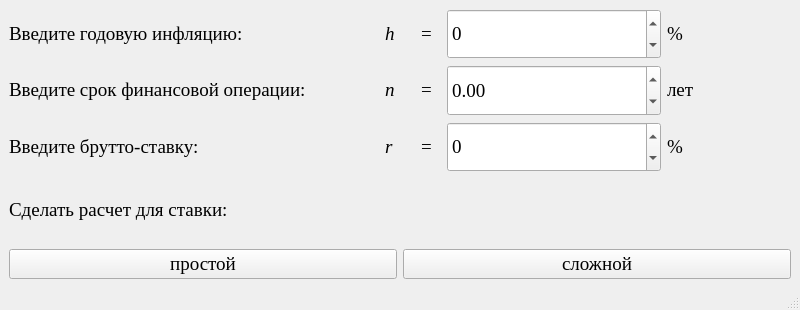
<?xml version="1.0" encoding="UTF-8"?>
<ui version="4.0">
 <class>MainWindow</class>
 <widget class="QMainWindow" name="MainWindow">
  <property name="geometry">
   <rect>
    <x>0</x>
    <y>0</y>
    <width>800</width>
    <height>310</height>
   </rect>
  </property>
  <property name="minimumSize">
   <size>
    <width>800</width>
    <height>310</height>
   </size>
  </property>
  <property name="maximumSize">
   <size>
    <width>800</width>
    <height>350</height>
   </size>
  </property>
  <property name="windowTitle">
   <string>Расчет реальной доходности финансовой операции с учетом инфляции</string>
  </property>
  <widget class="QWidget" name="centralwidget">
   <layout class="QGridLayout" name="gridLayout" rowstretch="1,1,1,2">
    <item row="0" column="0">
     <layout class="QGridLayout" name="gridLayout_13">
      <item row="0" column="2">
       <widget class="QLabel" name="label_56">
        <property name="minimumSize">
         <size>
          <width>20</width>
          <height>0</height>
         </size>
        </property>
        <property name="maximumSize">
         <size>
          <width>20</width>
          <height>16777215</height>
         </size>
        </property>
        <property name="font">
         <font>
          <family>Times New Roman</family>
          <pointsize>14</pointsize>
         </font>
        </property>
        <property name="text">
         <string>&lt;html&gt;&lt;head/&gt;&lt;body&gt;&lt;p&gt;=&lt;/p&gt;&lt;/body&gt;&lt;/html&gt;</string>
        </property>
       </widget>
      </item>
      <item row="0" column="0">
       <widget class="QLabel" name="label_54">
        <property name="minimumSize">
         <size>
          <width>370</width>
          <height>35</height>
         </size>
        </property>
        <property name="font">
         <font>
          <family>Times New Roman</family>
          <pointsize>14</pointsize>
         </font>
        </property>
        <property name="text">
         <string>&lt;html&gt;&lt;head/&gt;&lt;body&gt;&lt;p&gt;Введите годовую инфляцию:&lt;/p&gt;&lt;/body&gt;&lt;/html&gt;</string>
        </property>
       </widget>
      </item>
      <item row="0" column="4">
       <widget class="QLabel" name="label_57">
        <property name="minimumSize">
         <size>
          <width>50</width>
          <height>0</height>
         </size>
        </property>
        <property name="maximumSize">
         <size>
          <width>50</width>
          <height>16777215</height>
         </size>
        </property>
        <property name="font">
         <font>
          <family>Times New Roman</family>
          <pointsize>14</pointsize>
         </font>
        </property>
        <property name="text">
         <string>&lt;html&gt;&lt;head/&gt;&lt;body&gt;&lt;p&gt;%&lt;/p&gt;&lt;/body&gt;&lt;/html&gt;</string>
        </property>
       </widget>
      </item>
      <item row="0" column="5">
       <widget class="QLabel" name="label_58">
        <property name="text">
         <string/>
        </property>
       </widget>
      </item>
      <item row="0" column="3">
       <widget class="QDoubleSpinBox" name="doubleSpinBox_11">
        <property name="minimumSize">
         <size>
          <width>214</width>
          <height>25</height>
         </size>
        </property>
        <property name="maximumSize">
         <size>
          <width>16777215</width>
          <height>220</height>
         </size>
        </property>
        <property name="font">
         <font>
          <family>Times New Roman</family>
          <pointsize>14</pointsize>
         </font>
        </property>
        <property name="decimals">
         <number>0</number>
        </property>
        <property name="minimum">
         <double>-16777215.000000000000000</double>
        </property>
        <property name="maximum">
         <double>16777215.000000000000000</double>
        </property>
        <property name="singleStep">
         <double>1.000000000000000</double>
        </property>
       </widget>
      </item>
      <item row="0" column="1">
       <widget class="QLabel" name="label_55">
        <property name="minimumSize">
         <size>
          <width>30</width>
          <height>0</height>
         </size>
        </property>
        <property name="maximumSize">
         <size>
          <width>30</width>
          <height>16777215</height>
         </size>
        </property>
        <property name="font">
         <font>
          <family>Times New Roman</family>
          <pointsize>14</pointsize>
          <italic>true</italic>
         </font>
        </property>
        <property name="text">
         <string>&lt;html&gt;&lt;head/&gt;&lt;body&gt;&lt;p&gt;h&lt;/p&gt;&lt;/body&gt;&lt;/html&gt;</string>
        </property>
       </widget>
      </item>
     </layout>
    </item>
    <item row="1" column="0">
     <layout class="QGridLayout" name="gridLayout_12">
      <item row="0" column="0">
       <widget class="QLabel" name="label_49">
        <property name="minimumSize">
         <size>
          <width>370</width>
          <height>35</height>
         </size>
        </property>
        <property name="font">
         <font>
          <family>Times New Roman</family>
          <pointsize>14</pointsize>
         </font>
        </property>
        <property name="text">
         <string>&lt;html&gt;&lt;head/&gt;&lt;body&gt;&lt;p&gt;Введите срок финансовой операции:&lt;/p&gt;&lt;/body&gt;&lt;/html&gt;</string>
        </property>
       </widget>
      </item>
      <item row="0" column="1">
       <widget class="QLabel" name="label_50">
        <property name="minimumSize">
         <size>
          <width>30</width>
          <height>0</height>
         </size>
        </property>
        <property name="maximumSize">
         <size>
          <width>30</width>
          <height>16777215</height>
         </size>
        </property>
        <property name="font">
         <font>
          <family>Times New Roman</family>
          <pointsize>14</pointsize>
          <italic>true</italic>
         </font>
        </property>
        <property name="text">
         <string>&lt;html&gt;&lt;head/&gt;&lt;body&gt;&lt;p&gt;n&lt;/p&gt;&lt;/body&gt;&lt;/html&gt;</string>
        </property>
       </widget>
      </item>
      <item row="0" column="2">
       <widget class="QLabel" name="label_51">
        <property name="minimumSize">
         <size>
          <width>20</width>
          <height>0</height>
         </size>
        </property>
        <property name="maximumSize">
         <size>
          <width>20</width>
          <height>16777215</height>
         </size>
        </property>
        <property name="font">
         <font>
          <family>Times New Roman</family>
          <pointsize>14</pointsize>
         </font>
        </property>
        <property name="text">
         <string>&lt;html&gt;&lt;head/&gt;&lt;body&gt;&lt;p&gt;=&lt;/p&gt;&lt;/body&gt;&lt;/html&gt;</string>
        </property>
       </widget>
      </item>
      <item row="0" column="3">
       <widget class="QDoubleSpinBox" name="doubleSpinBox_10">
        <property name="minimumSize">
         <size>
          <width>214</width>
          <height>25</height>
         </size>
        </property>
        <property name="maximumSize">
         <size>
          <width>16777215</width>
          <height>220</height>
         </size>
        </property>
        <property name="font">
         <font>
          <family>Times New Roman</family>
          <pointsize>14</pointsize>
         </font>
        </property>
        <property name="decimals">
         <number>2</number>
        </property>
        <property name="minimum">
         <double>-16777215.000000000000000</double>
        </property>
        <property name="maximum">
         <double>16777215.000000000000000</double>
        </property>
        <property name="singleStep">
         <double>0.010000000000000</double>
        </property>
       </widget>
      </item>
      <item row="0" column="4">
       <widget class="QLabel" name="label_52">
        <property name="minimumSize">
         <size>
          <width>50</width>
          <height>0</height>
         </size>
        </property>
        <property name="maximumSize">
         <size>
          <width>50</width>
          <height>16777215</height>
         </size>
        </property>
        <property name="font">
         <font>
          <family>Times New Roman</family>
          <pointsize>14</pointsize>
         </font>
        </property>
        <property name="text">
         <string>&lt;html&gt;&lt;head/&gt;&lt;body&gt;&lt;p&gt;лет&lt;/p&gt;&lt;/body&gt;&lt;/html&gt;</string>
        </property>
       </widget>
      </item>
      <item row="0" column="5">
       <widget class="QLabel" name="label_53">
        <property name="text">
         <string/>
        </property>
       </widget>
      </item>
     </layout>
    </item>
    <item row="2" column="0">
     <layout class="QGridLayout" name="gridLayout_10">
      <item row="0" column="0">
       <widget class="QLabel" name="label_39">
        <property name="minimumSize">
         <size>
          <width>370</width>
          <height>35</height>
         </size>
        </property>
        <property name="font">
         <font>
          <family>Times New Roman</family>
          <pointsize>14</pointsize>
         </font>
        </property>
        <property name="text">
         <string>&lt;html&gt;&lt;head/&gt;&lt;body&gt;&lt;p&gt;Введите брутто-ставку:&lt;/p&gt;&lt;/body&gt;&lt;/html&gt;</string>
        </property>
       </widget>
      </item>
      <item row="0" column="1">
       <widget class="QLabel" name="label_41">
        <property name="minimumSize">
         <size>
          <width>30</width>
          <height>0</height>
         </size>
        </property>
        <property name="maximumSize">
         <size>
          <width>30</width>
          <height>16777215</height>
         </size>
        </property>
        <property name="font">
         <font>
          <family>Times New Roman</family>
          <pointsize>14</pointsize>
          <italic>true</italic>
         </font>
        </property>
        <property name="text">
         <string>&lt;html&gt;&lt;head/&gt;&lt;body&gt;&lt;p&gt;r&lt;/p&gt;&lt;/body&gt;&lt;/html&gt;</string>
        </property>
       </widget>
      </item>
      <item row="0" column="2">
       <widget class="QLabel" name="label_42">
        <property name="minimumSize">
         <size>
          <width>20</width>
          <height>0</height>
         </size>
        </property>
        <property name="maximumSize">
         <size>
          <width>20</width>
          <height>16777215</height>
         </size>
        </property>
        <property name="font">
         <font>
          <family>Times New Roman</family>
          <pointsize>14</pointsize>
         </font>
        </property>
        <property name="text">
         <string>&lt;html&gt;&lt;head/&gt;&lt;body&gt;&lt;p&gt;=&lt;/p&gt;&lt;/body&gt;&lt;/html&gt;</string>
        </property>
       </widget>
      </item>
      <item row="0" column="3">
       <widget class="QDoubleSpinBox" name="doubleSpinBox_8">
        <property name="minimumSize">
         <size>
          <width>214</width>
          <height>25</height>
         </size>
        </property>
        <property name="maximumSize">
         <size>
          <width>16777215</width>
          <height>220</height>
         </size>
        </property>
        <property name="font">
         <font>
          <family>Times New Roman</family>
          <pointsize>14</pointsize>
         </font>
        </property>
        <property name="decimals">
         <number>0</number>
        </property>
        <property name="minimum">
         <double>-999999999.000000000000000</double>
        </property>
        <property name="maximum">
         <double>16777215.000000000000000</double>
        </property>
        <property name="singleStep">
         <double>1.000000000000000</double>
        </property>
       </widget>
      </item>
      <item row="0" column="4">
       <widget class="QLabel" name="label_43">
        <property name="minimumSize">
         <size>
          <width>50</width>
          <height>0</height>
         </size>
        </property>
        <property name="maximumSize">
         <size>
          <width>50</width>
          <height>16777215</height>
         </size>
        </property>
        <property name="font">
         <font>
          <family>Times New Roman</family>
          <pointsize>14</pointsize>
         </font>
        </property>
        <property name="text">
         <string>&lt;html&gt;&lt;head/&gt;&lt;body&gt;&lt;p&gt;%&lt;/p&gt;&lt;/body&gt;&lt;/html&gt;</string>
        </property>
       </widget>
      </item>
      <item row="0" column="5">
       <widget class="QLabel" name="label_44">
        <property name="text">
         <string/>
        </property>
       </widget>
      </item>
     </layout>
    </item>
    <item row="3" column="0">
     <layout class="QGridLayout" name="gridLayout_3" rowstretch="0,0" rowminimumheight="1,1">
      <item row="0" column="0">
       <widget class="QLabel" name="label_12">
        <property name="minimumSize">
         <size>
          <width>400</width>
          <height>35</height>
         </size>
        </property>
        <property name="font">
         <font>
          <family>Times New Roman</family>
          <pointsize>14</pointsize>
          <weight>50</weight>
          <bold>false</bold>
         </font>
        </property>
        <property name="text">
         <string>&lt;html&gt;&lt;head/&gt;&lt;body&gt;&lt;p&gt;Сделать расчет для ставки:&lt;/p&gt;&lt;/body&gt;&lt;/html&gt;</string>
        </property>
       </widget>
      </item>
      <item row="1" column="0">
       <layout class="QGridLayout" name="gridLayout_2">
        <item row="0" column="0">
         <widget class="QPushButton" name="pushButton_2">
          <property name="font">
           <font>
            <family>Times New Roman</family>
            <pointsize>14</pointsize>
           </font>
          </property>
          <property name="text">
           <string>простой</string>
          </property>
         </widget>
        </item>
        <item row="0" column="1">
         <widget class="QPushButton" name="pushButton">
          <property name="font">
           <font>
            <family>Times New Roman</family>
            <pointsize>14</pointsize>
           </font>
          </property>
          <property name="text">
           <string>сложной</string>
          </property>
         </widget>
        </item>
       </layout>
      </item>
     </layout>
    </item>
   </layout>
  </widget>
  <widget class="QStatusBar" name="statusbar"/>
 </widget>
 <resources/>
 <connections/>
</ui>
